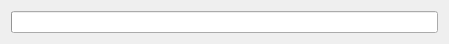
<?xml version="1.0" encoding="UTF-8"?>
<ui version="4.0">
 <class>ProgressDialog</class>
 <widget class="QDialog" name="ProgressDialog">
  <property name="geometry">
   <rect>
    <x>0</x>
    <y>0</y>
    <width>449</width>
    <height>40</height>
   </rect>
  </property>
  <property name="windowTitle">
   <string>Dialog</string>
  </property>
  <property name="sizeGripEnabled">
   <bool>false</bool>
  </property>
  <property name="modal">
   <bool>false</bool>
  </property>
  <layout class="QVBoxLayout" name="verticalLayout">
   <item>
    <widget class="QProgressBar" name="ui_progressBar">
     <property name="value">
      <number>0</number>
     </property>
     <property name="textVisible">
      <bool>false</bool>
     </property>
    </widget>
   </item>
  </layout>
 </widget>
 <resources/>
 <connections/>
</ui>
